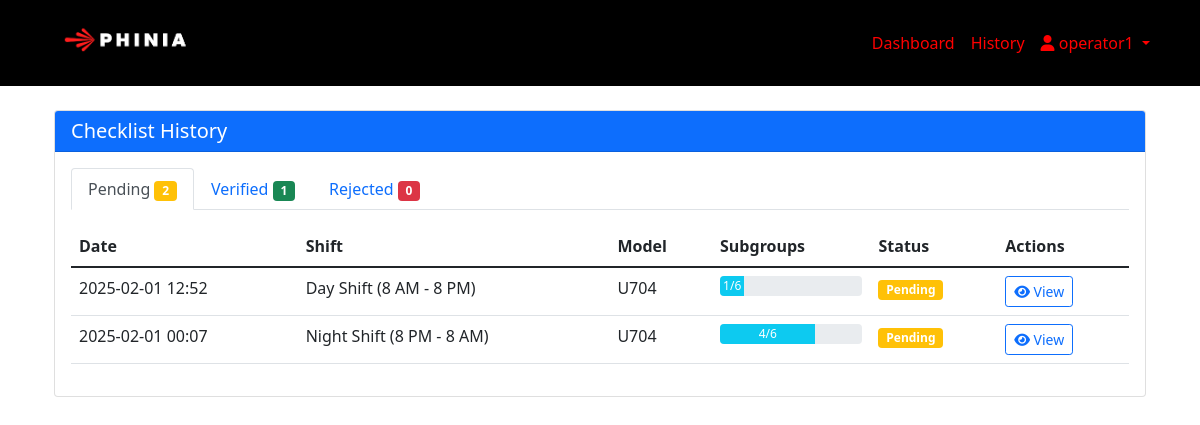
The page /history/operator/ (signed in) on the database as committed earlier.
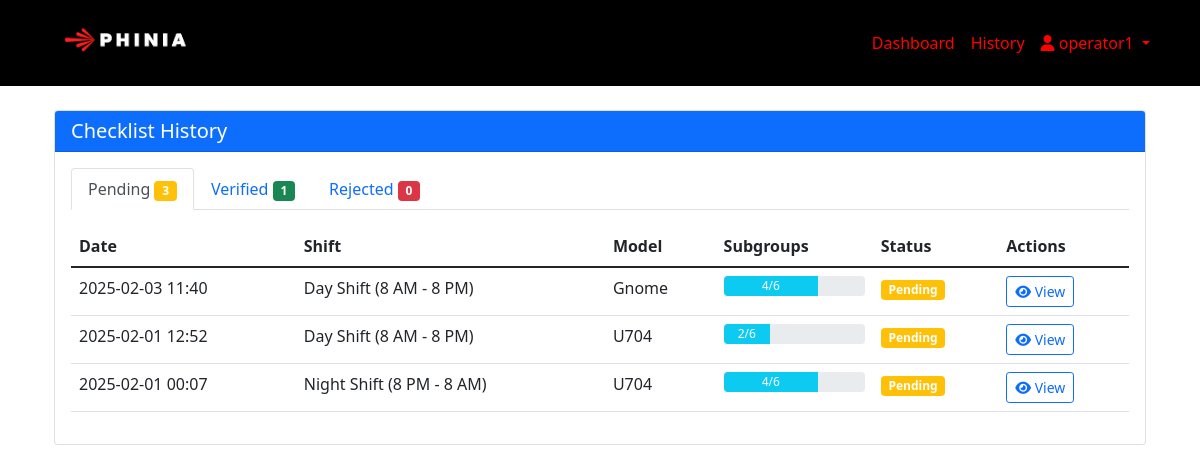
The same page on the database as committed later.
### main/models.py (models this page shows)
class ChecklistBase(models.Model):
    MODEL_CHOICES = (
        ('P703', 'P703'),
        ('U704', 'U704'),
        ('FD', 'FD'),
        ('SA', 'SA'),
        ('Gnome', 'Gnome'),
    )
    STATUS_CHOICES = (
        ('pending', 'Pending'),
        ('supervisor_approved', 'Supervisor Approved'),
        ('quality_approved', 'Quality Approved'),
        ('rejected', 'Rejected'),
    )
    OK_NG_CHOICES = [('OK', 'OK'), ('NG', 'NG')]
    YES_NO_CHOICES = [('Yes', 'Yes'), ('No', 'No')]
    TOP_TOOL_CHOICES = [
        ('FMA-03-35-T05', 'FMA-03-35-T05 (P703/U704/SA/FD/Gnome)'),
    ]
    BOTTOM_TOOL_CHOICES = [
        ('FMA-03-35-T06', 'FMA-03-35-T06 (P703/U704/SA/FD)'),
        ('FMA-03-35-T08', 'FMA-03-35-T08 (Gnome)'),
    ]
    UV_ASSY_STAGE_CHOICES = [
        ('FMA-03-35-T07', 'FMA-03-35-T07 (P703/U704/SA/FD)'),
        ('FMA-03-35-T09', 'FMA-03-35-T09 (Gnome)'),
    ]
    RETAINER_PART_CHOICES = [
        ('42001878', '42001878 (P703/U704/SA/FD)'),
        ('42050758', '42050758 (Gnome)'),
    ]
    UV_CLIP_PART_CHOICES = [
        ('42000829', '42000829 (P703/U704/SA/FD)'),
        ('42000829', '42000829 (Gnome)'),  # Same number for both
    ]
    UMBRELLA_PART_CHOICES = [
        ('25094588', '25094588 (P703/U704/SA/FD/Gnome)'),
    ]
    shift = models.ForeignKey('Shift', on_delete=models.CASCADE)
    status = models.CharField(max_length=20, choices=STATUS_CHOICES, default='pending')
    created_at = models.DateTimeField(auto_now_add=True)
    selected_model = models.CharField(
        max_length=10,
        choices=MODEL_CHOICES,
        verbose_name="Program selection on HMI (HMI से Program select करना है)"
    )
    line_pressure = models.FloatField(
        help_text="Recommended Range: 4.5 - 5.5 bar"
    )
    oring_condition = models.CharField(
        max_length=2,
        choices=OK_NG_CHOICES,
        verbose_name="O-ring condition (UV Flow check sealing area) (O-ring सील की स्थिति सही होनी चाहिए)"
    )
    uv_flow_input_pressure = models.FloatField(
        help_text="Recommended Range: 11-15 kPa",
        verbose_name="UV Flow input Test Pressure (13+/- 2 KPa)"
    )
    master_verification_lvdt = models.CharField(
        max_length=2,
        choices=OK_NG_CHOICES,
        verbose_name="Master Verification for LVDT"
    )
    good_bad_master_verification = models.CharField(
        max_length=2,
        choices=OK_NG_CHOICES,
        verbose_name="Good and Bad master verification (refer EPVS)"
    )
    test_pressure_vacuum = models.FloatField(
        help_text="Recommended Range: 0.25 - 0.3 MPa",
        verbose_name="Test Pressure for Vacuum generation"
    )
    tool_alignment = models.CharField(
        max_length=2,
        choices=OK_NG_CHOICES,
        verbose_name="Tool Alignment (Top & Bottom) (Tool Alignment) सही होना चाहिए"
    )
    top_tool_id = models.CharField(
        max_length=100,
        choices=TOP_TOOL_CHOICES,
        verbose_name="Top Tool ID"
    )
    bottom_tool_id = models.CharField(
        max_length=100,
        choices=BOTTOM_TOOL_CHOICES,
        verbose_name="Bottom Tool ID"
    )
    uv_assy_stage_id = models.CharField(
        max_length=100,
        choices=UV_ASSY_STAGE_CHOICES,
        verbose_name="UV Assy Stage 1 ID"
    )
    retainer_part_no = models.CharField(
        max_length=100,
        choices=RETAINER_PART_CHOICES,
        verbose_name="Retainer Part no"
    )
    uv_clip_part_no = models.CharField(
        max_length=100,
        choices=UV_CLIP_PART_CHOICES,
        verbose_name="UV Clip Part No"
    )
    umbrella_part_no = models.CharField(
        max_length=100,
        choices=UMBRELLA_PART_CHOICES,
        verbose_name="Umbrella Part No"
    )
    retainer_id_lubrication = models.CharField(
        max_length=2,
        choices=OK_NG_CHOICES,
        verbose_name="Retainer ID lubrication"
    )
    error_proofing_verification = models.CharField(
        max_length=3,
        choices=YES_NO_CHOICES,
        verbose_name="All Error proofing / Error detection verification done"
    )
    class Meta:
        ordering = ['-created_at']

class Shift(models.Model):
    SHIFT_CHOICES = (
        ('day', 'Day Shift (8 AM - 8 PM)'),
        ('night', 'Night Shift (8 PM - 8 AM)'),
    )
    date = models.DateField(auto_now=True)
    shift_type = models.CharField(max_length=10, choices=SHIFT_CHOICES)
    operator = models.ForeignKey(User, on_delete=models.CASCADE, related_name='operated_shifts')
    shift_supervisor = models.ForeignKey(User, on_delete=models.CASCADE, related_name='supervised_shifts')
    quality_supervisor = models.ForeignKey(User, on_delete=models.CASCADE, related_name='quality_supervised_shifts')
    class Meta:
        unique_together = ('date', 'shift_type')

### main/views.py (the view)
# urls.py: path('history/operator/', views.operator_history, name='operator_history'),
@login_required
def operator_history(request):
    checklists = ChecklistBase.objects.filter(
        shift__operator=request.user
    ).annotate(
        subgroup_count=Count('subgroup_entries')
    ).order_by('-created_at')
    pending_checklists = checklists.filter(status='pending')
    verified_checklists = checklists.filter(status__in=['supervisor_approved', 'quality_approved'])
    rejected_checklists = checklists.filter(status='rejected')
    context = {
        'title': 'Operator History',
        'pending_checklists': pending_checklists,
        'verified_checklists': verified_checklists,
        'rejected_checklists': rejected_checklists,
        'total_checklists': checklists.count()
    }
    return render(request, 'main/history/operator_history.html', context)

### main/templates/main/history/operator_history.html (shortened to what this page needs)
{% extends 'main/base.html' %}
{% load custom_tags %}
{% block content %}
<div class="container">
    <div class="row mb-4">
        <div class="col-md-12">
            <div class="card">
                <div class="card-header bg-primary text-white">
                    <h5 class="mb-0">Checklist History</h5>
                </div>
                <div class="card-body">
                    <ul class="nav nav-tabs" id="historyTabs" role="tablist">
                        <li class="nav-item">
                            <a class="nav-link active" id="pending-tab" data-bs-toggle="tab" href="#pending" role="tab">
                                Pending <span class="badge bg-warning">{{ pending_checklists.count }}</span>
                            </a>
                        </li>
                        <li class="nav-item">
                            <a class="nav-link" id="verified-tab" data-bs-toggle="tab" href="#verified" role="tab">
                                Verified <span class="badge bg-success">{{ verified_checklists.count }}</span>
                            </a>
                        </li>
                        <li class="nav-item">
                            <a class="nav-link" id="rejected-tab" data-bs-toggle="tab" href="#rejected" role="tab">
                                Rejected <span class="badge bg-danger">{{ rejected_checklists.count }}</span>
                            </a>
                        </li>
                    </ul>
                    <div class="tab-content mt-3">
                        <div class="tab-pane fade show active" id="pending" role="tabpanel">
                            {% include "main/history/partials/_checklist_table.html" with checklists=pending_checklists %}
                        </div>
                    </div>
                </div>
            </div>
        </div>
    </div>
</div>
{% endblock %}

### main/templates/main/history/partials/_checklist_table.html
{% if checklists %}
<div class="table-responsive">
    <table class="table table-hover">
        <thead>
            <tr>
                <th>Date</th>
                <th>Shift</th>
                <th>Model</th>
                <th>Subgroups</th>
                <th>Status</th>
                <th>Actions</th>
            </tr>
        </thead>
        <tbody>
            {% for checklist in checklists %}
            <tr>
                <td>{{ checklist.created_at|date:"Y-m-d H:i" }}</td>
                <td>{{ checklist.shift.get_shift_type_display }}</td>
                <td>{{ checklist.selected_model }}</td>
                <td>
                    <div class="progress" style="height: 20px;">
                        <div class="progress-bar {% if checklist.subgroup_count == 6 %}bg-success{% else %}bg-info{% endif %}"
                             role="progressbar"
                             {% with width=checklist.subgroup_count|default:0 %}
                             style="width: {% widthratio width 6 100 %}%"
                             {% endwith %}
                             aria-valuenow="{{ checklist.subgroup_count }}"
                             aria-valuemin="0"
                             aria-valuemax="6">
                            {{ checklist.subgroup_count }}/6
                        </div>
                    </div>
                </td>
                <td>
                    <span class="badge {% if checklist.status == 'pending' %}bg-warning
                                 {% elif checklist.status == 'supervisor_approved' %}bg-info
                                 {% elif checklist.status == 'quality_approved' %}bg-success
                                 {% else %}bg-danger{% endif %}">
                        {{ checklist.get_status_display }}
                    </span>
                </td>
                <td>
                    <a href="{% url 'checklist_detail' checklist.id %}" class="btn btn-sm btn-outline-primary">
                        <i class="fas fa-eye"></i> View
                    </a>
                </td>
            </tr>
            {% endfor %}
        </tbody>
    </table>
</div>
{% else %}
<p class="text-muted">No checklists found.</p>
{% endif %}

Rows that differ between the two databases and show on the page:
added ChecklistBase: created_at "2025-02-03 11:40", shift.shift_type "Day Shift (8 AM - 8 PM)", selected_model "Gnome", subgroup_count "4", status "Pending"
computed for ChecklistBase (number 2 of 3 on the later page): {{ checklist.subgroup_count }} 1 → 2 (drawn); subgroup_count "1" → "2"
Other text that changed with them:
{{ pending_checklists.count }}: "2" → "3"
